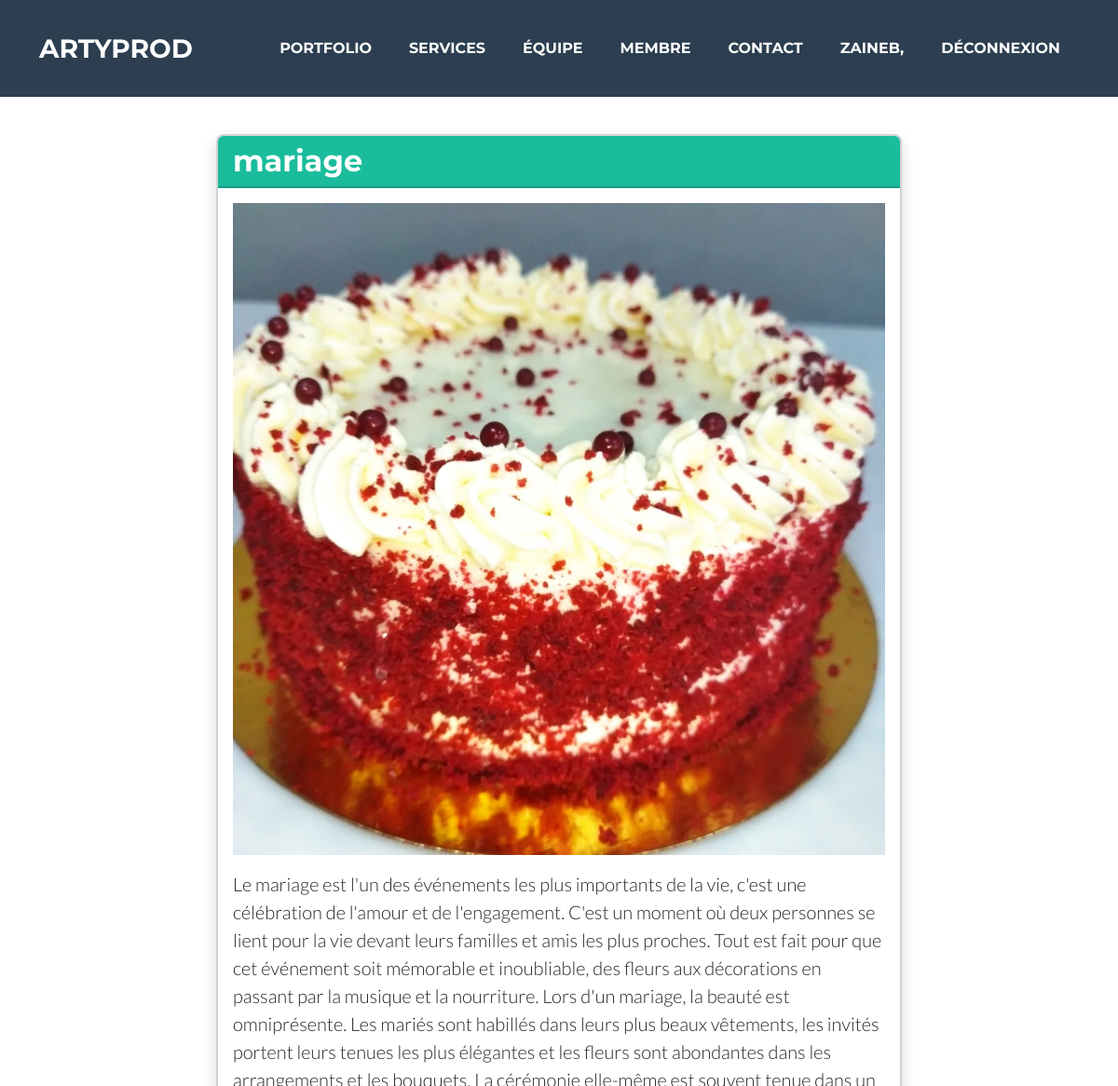
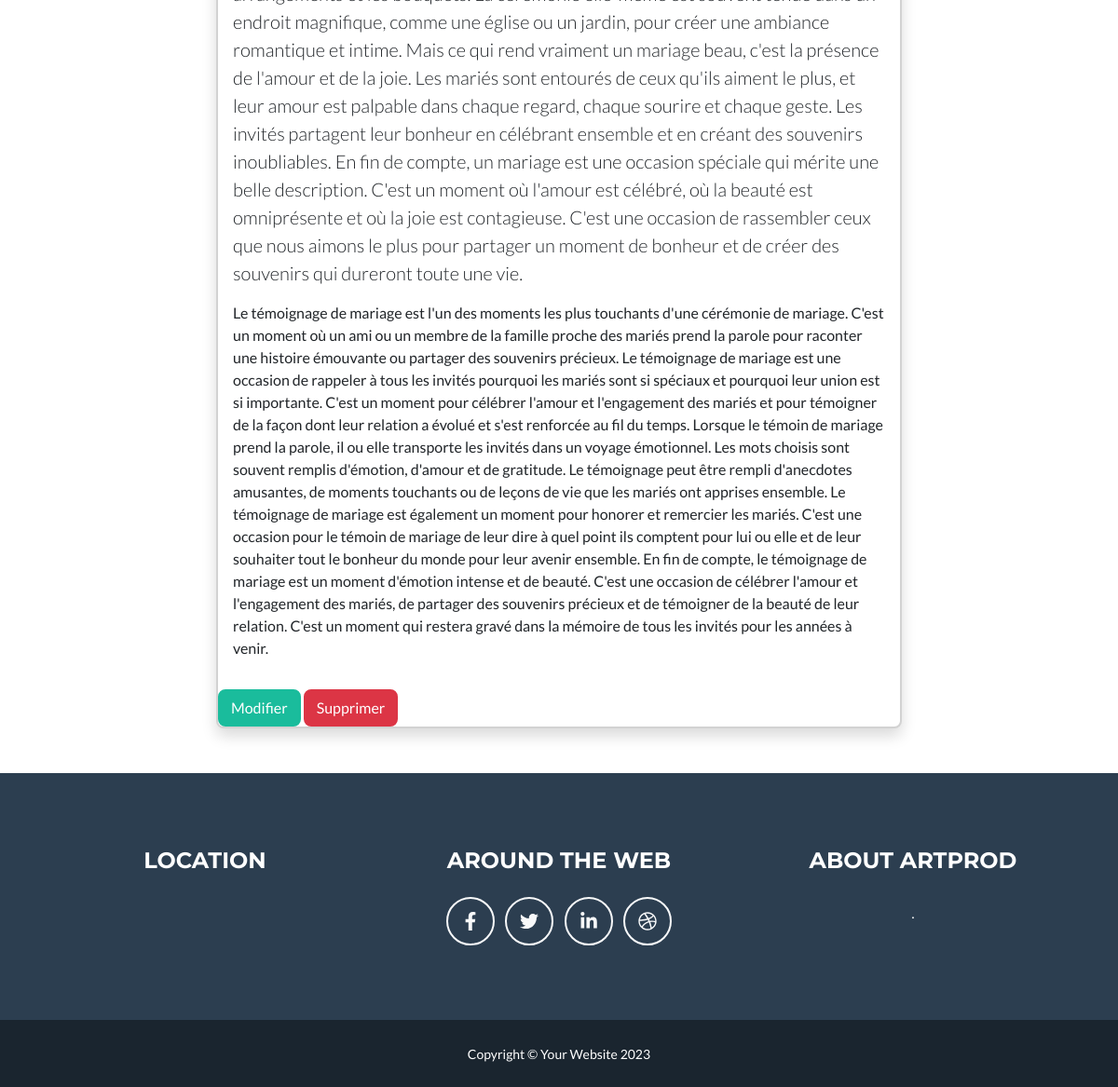
The page /arty/detail_projet/4 (signed in) on the database its author committed (2 pictures, top to bottom).
### arty/models.py (models this page shows, shortened)
class Project(models.Model):
    nom = models.CharField(max_length=100)
    description = models.TextField()
    date_creation = models.DateTimeField(default=datetime.now)
    image = models.ImageField(upload_to='images/')
    temoignage = models.TextField()

### arty/views.py (the view)
# urls.py: path('detail_projet/<int:projet_id>', views.detail_projet, name='detail_projet'),
@login_required
def detail_projet(request, projet_id):
    projet = Project.objects.get(id=projet_id)
    return render(request, 'portfolio/detail_projet.html', {'projet': projet})

### arty/templates/portfolio/detail_projet.html
{% extends 'a.html' %}
{% block content %}
<br/><br/><br/><br/>
<div class="container my-5">
  <div class="row justify-content-center">
    <div class="col-md-8">
      <div class="card shadow">
        <div class="card-header bg-primary text-white">
          <h2 class="mb-0">{{ projet.nom }}</h2>
        </div>
        <div class="card-body">
          <img src="{{ projet.image.url }}" alt="{{ projet.nom }}" class="img-fluid mb-3">
          <p class="lead">{{ projet.description }}</p>
          <p>{{ projet.temoignage }}</p>
        </div>
        <div>
            <a href="{% url 'modifierProjet' projet.id %}" class="btn btn-primary mr-2">Modifier</a>
            <a href="{% url 'supprimerProjet' projet.id %}" class="btn btn-danger">Supprimer</a>
        </div>
      </div>
    </div>
  </div>
</div>
{% endblock %}

### arty/templates/a.html (shortened to what this page needs)
{% load static %}
<!DOCTYPE html>
<html lang="en">
    <head>
        <link rel="stylesheet" href="{% static 'css/styles.css' %}" >
    </head>
    <body id="page-top">
        <nav class="navbar navbar-expand-lg bg-secondary text-uppercase fixed-top" id="mainNav">
            <div class="container">
                <a class="navbar-brand" href={% url 'home' %}>ArtyProd</a>
                <div class="collapse navbar-collapse" id="navbarResponsive">
                    <ul class="navbar-nav ms-auto">
                        <li class="nav-item mx-0 mx-lg-1"><a class="nav-link py-3 px-0 px-lg-3 rounded" href="{% url 'listeProjets' %}">Portfolio</a></li>
                        <li class="nav-item mx-0 mx-lg-1"><a class="nav-link py-3 px-0 px-lg-3 rounded" href="#Services">Services</a></li>
                        <li class="nav-item mx-0 mx-lg-1"><a class="nav-link py-3 px-0 px-lg-3 rounded" href="{% url 'listeEquipe' %}">Équipe</a></li>
                        <li class="nav-item mx-0 mx-lg-1"><a class="nav-link py-3 px-0 px-lg-3 rounded" href="{% url 'person_list' %}">Membre</a></li>
                        <li class="nav-item mx-0 mx-lg-1"><a class="nav-link py-3 px-0 px-lg-3 rounded" href="{% url 'contact' %}">Contact</a></li>
                        {% if user.is_authenticated %}
                            <li class="nav-item mx-0 mx-lg-1">
                                <a class="nav-link py-3 px-0 px-lg-3 rounded" href="#">{{user}},</a>
                            </li>
                                <li class="nav-item mx-0 mx-lg-1">
                                <a class="nav-link py-3 px-0 px-lg-3 rounded" href="{% url 'logout' %}">Déconnexion</a>
                            </li>
                        {% endif %}
                    </ul>
                </div>
            </div>
        </nav>
        {% block content %}{% endblock%}
        <footer class="footer text-center">
            <div class="container">
                <div class="row">
                    <div class="col-lg-4 mb-5 mb-lg-0">
                        <h4 class="text-uppercase mb-4">Location</h4>
                    </div>
                    <div class="col-lg-4 mb-5 mb-lg-0">
                        <h4 class="text-uppercase mb-4">Around the Web</h4>
                        <a class="btn btn-outline-light btn-social mx-1" href="#!"><i class="fab fa-fw fa-facebook-f"></i></a>
                        <a class="btn btn-outline-light btn-social mx-1" href="#!"><i class="fab fa-fw fa-twitter"></i></a>
                        <a class="btn btn-outline-light btn-social mx-1" href="#!"><i class="fab fa-fw fa-linkedin-in"></i></a>
                        <a class="btn btn-outline-light btn-social mx-1" href="#!"><i class="fab fa-fw fa-dribbble"></i></a>
                    </div>
                    <div class="col-lg-4">
                        <h4 class="text-uppercase mb-4">About ArtProd</h4>
                        <p class="lead mb-0">
                            .
                        </p>
                    </div>
                </div>
            </div>
        </footer>
        <div class="copyright py-4 text-center text-white">
            <div class="container"><small>Copyright &copy; Your Website 2023</small></div>
        </div>
    </body>
</html>

### rows shown on the page
Project: nom "mariage", image (picture), description "Le mariage est l'un des événements les plus importants de la vie, c'est une célébration de l'amour et de l'engagement. C'est un moment où deux personnes se lient pour la vie devant leurs familles et amis les plus proches. Tout est fait pour que cet événement soit mémorable et inoubliable, des fleurs aux décorations en passant par la musique et la nourriture. Lors d'un mariage, la beauté est omniprésente. Les mariés sont habillés dans leurs plus beaux vêtements, les invités portent leurs tenues les plus élégantes et les fleurs sont abondantes dans les arrangements et les bouquets. La cérémonie elle-même est souvent tenue dans un endroit magnifique, comme une église ou un jardin, pour créer…", temoignage "Le témoignage de mariage est l'un des moments les plus touchants d'une cérémonie de mariage. C'est un moment où un ami ou un membre de la famille proche des mariés prend la parole pour raconter une histoire émouvante ou partager des souvenirs précieux. Le témoignage de mariage est une occasion de rappeler à tous les invités pourquoi les mariés sont si spéciaux et pourquoi leur union est si importante. C'est un moment pour célébrer l'amour et l'engagement des mariés et pour témoigner de la façon dont leur relation a évolué et s'est renforcée au fil du temps. Lorsque le témoin de mariage prend la parole, il ou elle transporte les invités dans un voyage émotionnel. Les mots choisis sont…"

### other values the page prints
{{ user }} "ZAINEB"
